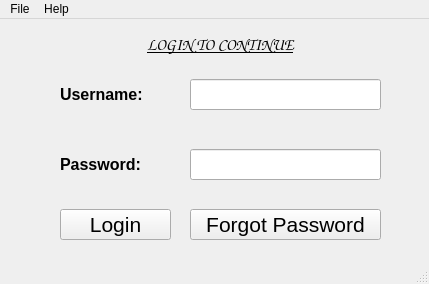
<?xml version="1.0" encoding="UTF-8"?>
<ui version="4.0">
 <class>MainWindow</class>
 <widget class="QMainWindow" name="MainWindow">
  <property name="geometry">
   <rect>
    <x>0</x>
    <y>0</y>
    <width>429</width>
    <height>284</height>
   </rect>
  </property>
  <property name="windowTitle">
   <string>Authentication</string>
  </property>
  <widget class="QWidget" name="centralwidget">
   <widget class="QPushButton" name="pushButton_1">
    <property name="geometry">
     <rect>
      <x>60</x>
      <y>190</y>
      <width>111</width>
      <height>31</height>
     </rect>
    </property>
    <property name="font">
     <font>
      <pointsize>16</pointsize>
     </font>
    </property>
    <property name="text">
     <string>Login</string>
    </property>
   </widget>
   <widget class="QPushButton" name="pushButton_2">
    <property name="geometry">
     <rect>
      <x>190</x>
      <y>190</y>
      <width>191</width>
      <height>31</height>
     </rect>
    </property>
    <property name="font">
     <font>
      <pointsize>16</pointsize>
     </font>
    </property>
    <property name="text">
     <string>Forgot Password</string>
    </property>
   </widget>
   <widget class="QLineEdit" name="lineEdit_1">
    <property name="geometry">
     <rect>
      <x>190</x>
      <y>60</y>
      <width>191</width>
      <height>31</height>
     </rect>
    </property>
   </widget>
   <widget class="QLineEdit" name="lineEdit_2">
    <property name="geometry">
     <rect>
      <x>190</x>
      <y>130</y>
      <width>191</width>
      <height>31</height>
     </rect>
    </property>
    <property name="echoMode">
     <enum>QLineEdit::Password</enum>
    </property>
    <property name="clearButtonEnabled">
     <bool>false</bool>
    </property>
   </widget>
   <widget class="QLabel" name="label_1">
    <property name="geometry">
     <rect>
      <x>60</x>
      <y>60</y>
      <width>91</width>
      <height>31</height>
     </rect>
    </property>
    <property name="font">
     <font>
      <pointsize>12</pointsize>
      <weight>75</weight>
      <bold>true</bold>
     </font>
    </property>
    <property name="text">
     <string>Username:</string>
    </property>
   </widget>
   <widget class="QLabel" name="label_2">
    <property name="geometry">
     <rect>
      <x>60</x>
      <y>130</y>
      <width>91</width>
      <height>31</height>
     </rect>
    </property>
    <property name="font">
     <font>
      <pointsize>12</pointsize>
      <weight>75</weight>
      <bold>true</bold>
     </font>
    </property>
    <property name="text">
     <string>Password:</string>
    </property>
   </widget>
   <widget class="QLabel" name="label_3">
    <property name="geometry">
     <rect>
      <x>60</x>
      <y>10</y>
      <width>321</width>
      <height>31</height>
     </rect>
    </property>
    <property name="font">
     <font>
      <family>Comic Sans MS</family>
      <pointsize>12</pointsize>
      <weight>50</weight>
      <bold>false</bold>
      <underline>true</underline>
     </font>
    </property>
    <property name="text">
     <string>LOGIN TO CONTINUE</string>
    </property>
    <property name="alignment">
     <set>Qt::AlignCenter</set>
    </property>
   </widget>
  </widget>
  <widget class="QMenuBar" name="menubar">
   <property name="geometry">
    <rect>
     <x>0</x>
     <y>0</y>
     <width>429</width>
     <height>21</height>
    </rect>
   </property>
   <widget class="QMenu" name="menuHelp">
    <property name="title">
     <string>File</string>
    </property>
    <addaction name="actionContact_Admin"/>
    <addaction name="actionExit"/>
   </widget>
   <widget class="QMenu" name="menuAbout">
    <property name="title">
     <string>Help</string>
    </property>
    <addaction name="actionAstraea"/>
    <addaction name="actionUpdate"/>
   </widget>
   <addaction name="menuHelp"/>
   <addaction name="menuAbout"/>
  </widget>
  <widget class="QStatusBar" name="statusbar"/>
  <action name="actionContact_Admin">
   <property name="text">
    <string>Contact Admin</string>
   </property>
  </action>
  <action name="actionAstraea">
   <property name="text">
    <string>About Astraea v1.0</string>
   </property>
  </action>
  <action name="actionUpdate">
   <property name="text">
    <string>Check for Updates</string>
   </property>
  </action>
  <action name="actionExit">
   <property name="text">
    <string>Exit</string>
   </property>
  </action>
 </widget>
 <resources/>
 <connections/>
</ui>
